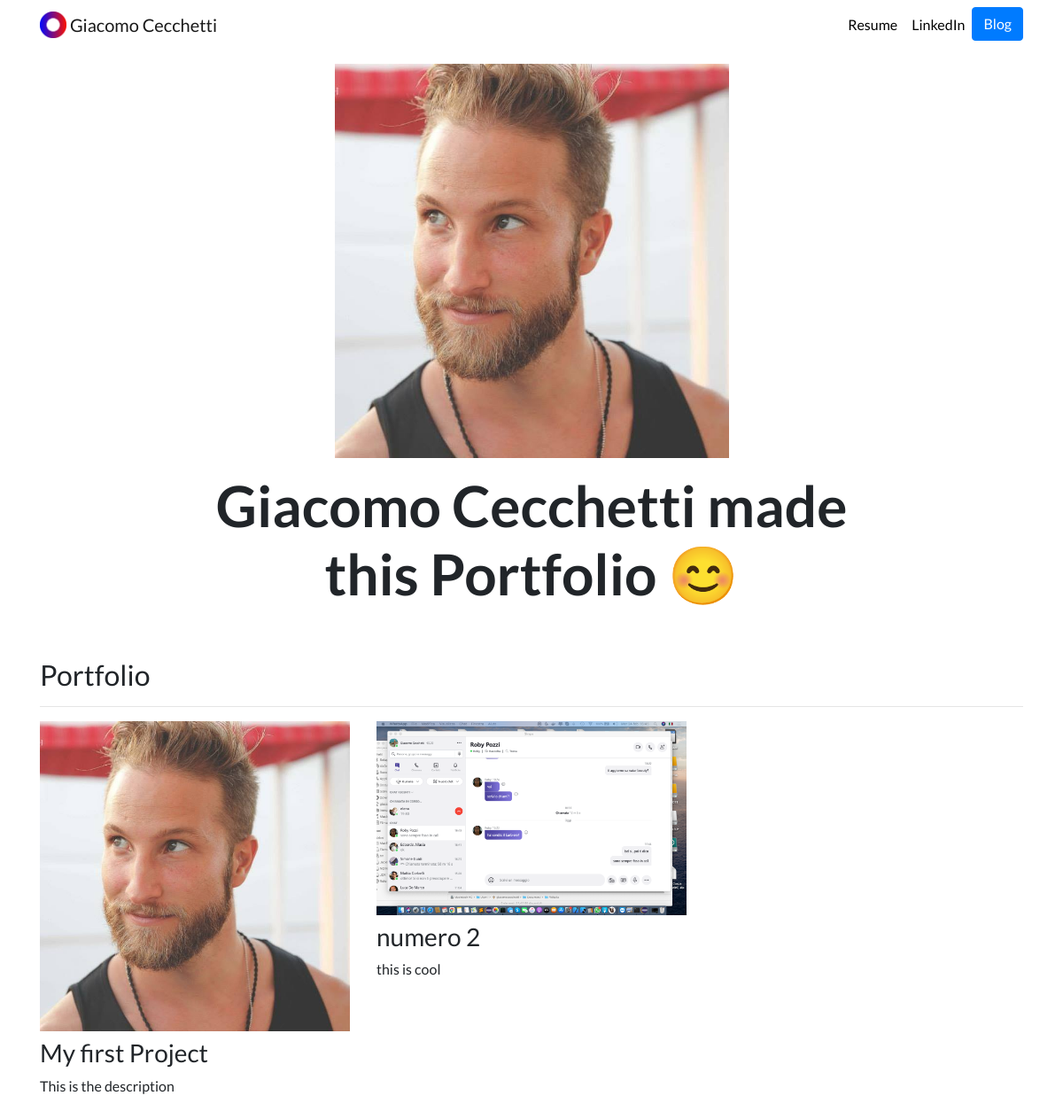
The page / on the database its author committed.
### portfolio/models.py (models this page shows, shortened)
class Project(models.Model):
    title = models.CharField(max_length=100)
    description = models.CharField(max_length=250)
    image = models.ImageField(upload_to='portfolio/images/')
    url = models.URLField(blank=True)

### portfolio/views.py (the view)
# urls.py: 2. Add a URL to urlpatterns:  path('', views.home, name='home')
def home(request):
    projects = Project.objects.all()
    return render(request, 'portfolio/home.html', {'projects':projects})

### portfolio/templates/portfolio/home.html
{% extends "portfolio/base.html" %}
{% load static %}
{% block content %}
<div class="row justify-content-center my-3">
  <div class="col-5">
    <img src="{% static 'portfolio/SquareBlonde.jpg' %}" class="img-fluid">
  </div>
</div>
<div class="row justify-content-center mb-3">
  <div class="col-md-9 text-center">
    <h1 id="hometext" class="font-weight-bold">Giacomo Cecchetti made this Portfolio 😊</h1>
  </div>
</div>
<h2 class="mt-5">Portfolio</h2>
<hr>
<div class="row">
  {% for project in projects %}
  <div class="col-lg-4 col-md-6">
    {% if project.url %}
    <a href="{{ project.url }}">
      <img src="{{ project.image.url }}" class="img-fluid mb-2">
    </a>
    {% else %}
    <img src="{{ project.image.url }}" class="img-fluid mb-2">
    {% endif %}
    <h3>{{ project.title }}</h3>
    <p>{{ project.description }}</p>
  </div>
  {% endfor %}
</div>
{% endblock %}

### portfolio/templates/portfolio/base.html (shortened to what this page needs)
{% load static %}
<!doctype html>
<html lang="en">
<head>
  <link rel="stylesheet" href="https://stackpath.bootstrapcdn.com/bootstrap/4.4.1/css/bootstrap.min.css">
  <link rel="stylesheet" href="{% static "portfolio/custom.css" %}">
</head>
<body>
  <nav id="topNav" class="navbar navbar-expand-md navbar-light">
    <div class="container">
      <a class="navbar-brand" href="{% url 'home' %}">
        <img src="{% static "portfolio/Logo.png" %}" width="30" height="30" class="d-inline-block align-top" alt="Nick's Logo">
        <span>Giacomo Cecchetti</span>
      </a>
      <div class="collapse navbar-collapse text-center" id="navbarNav">
        <ul class="navbar-nav ml-auto">
          <li class="nav-item">
            <a class="nav-link" href="{% static "portfolio/resume.pdf" %}">Resume</a>
          </li>
          <li class="nav-item">
            <a class="nav-link" href="https://www.linkedin.com/in/giacomo-cecchetti-669077a/" target="_blank">LinkedIn</a>
          </li>
          <li>
            <a role="button" href="{% url 'blog:all_blogs' %}" class="btn btn-primary">Blog</a>
          </li>
        </ul>
      </div>
    </div>
  </nav>
  <div class="container">
    {% block content %}{% endblock %}
  </div>
</body>
</html>

### portfolio/static/portfolio/custom.css (style rules this page uses)
.navbar-nav .nav-link { color: rgba(0,0,0,1) !important; }
body { font-family: 'Lato', sans-serif; }
@media (min-width: 992px) { #hometext { font-size: 4rem; } }

### rows shown on the page
Project: image (picture), title "My first Project", description "This is the description"
Project: image (picture), title "numero 2", description "this is cool"
